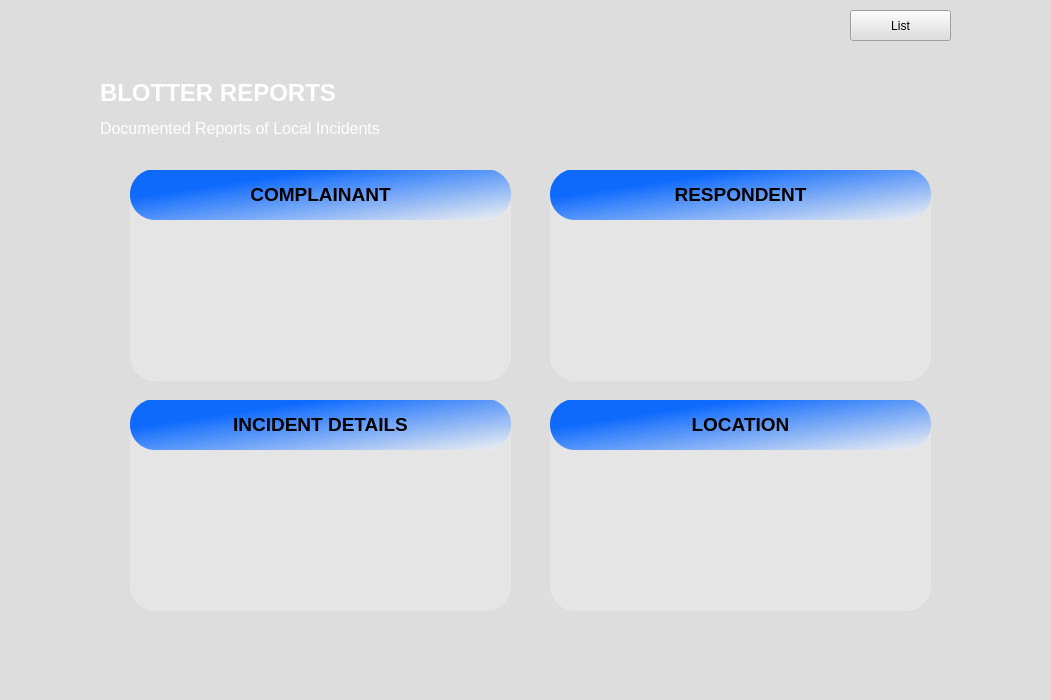
<?xml version="1.0" encoding="UTF-8"?>
<ui version="4.0">
 <class>BarangayDashboard</class>
 <widget class="QWidget" name="BarangayDashboard">
  <property name="geometry">
   <rect>
    <x>0</x>
    <y>0</y>
    <width>1051</width>
    <height>700</height>
   </rect>
  </property>
  <property name="windowTitle">
   <string>Barangay Admin Dashboard</string>
  </property>
  <property name="styleSheet">
   <string notr="true">background-color: rgb(255, 255, 255);
background-color: rgb(221, 221, 221);</string>
  </property>
  <widget class="QFrame" name="frame">
   <property name="geometry">
    <rect>
     <x>100</x>
     <y>60</y>
     <width>861</width>
     <height>571</height>
    </rect>
   </property>
   <property name="styleSheet">
    <string notr="true">border-radius: 25px;</string>
   </property>
   <property name="frameShape">
    <enum>QFrame::NoFrame</enum>
   </property>
   <widget class="QLabel" name="label_3">
    <property name="geometry">
     <rect>
      <x>0</x>
      <y>0</y>
      <width>861</width>
      <height>111</height>
     </rect>
    </property>
    <property name="styleSheet">
     <string notr="true">QLabel {
    background: qlineargradient(
        spread:pad,
        x1:0, y1:0,
        x2:0, y2:1,
        stop:0 #0d47a1,
        stop:1 #1976d2
    );
    border-radius: 0px;
}

QLabel {
    color: white;
    font-weight: bold;
}</string>
    </property>
    <property name="text">
     <string>&lt;html&gt;&lt;head/&gt;&lt;body&gt;&lt;p&gt;&lt;span style=&quot; font-size:18pt;&quot;&gt;BLOTTER REPORTS&lt;/span&gt;&lt;/p&gt;&lt;p&gt;&lt;span style=&quot; font-size:12pt; font-weight:400;&quot;&gt;Documented Reports of Local Incidents&lt;/span&gt;&lt;br/&gt;&lt;/p&gt;&lt;/body&gt;&lt;/html&gt;</string>
    </property>
   </widget>
   <widget class="QWidget" name="widget" native="true">
    <property name="geometry">
     <rect>
      <x>30</x>
      <y>110</y>
      <width>381</width>
      <height>211</height>
     </rect>
    </property>
    <property name="styleSheet">
     <string notr="true">background-color: rgb(229, 229, 229);</string>
    </property>
    <widget class="QLabel" name="label">
     <property name="geometry">
      <rect>
       <x>0</x>
       <y>-1</y>
       <width>381</width>
       <height>51</height>
      </rect>
     </property>
     <property name="styleSheet">
      <string notr="true">
QLabel{
	background-color: qlineargradient(spread:pad, x1:0.231, y1:0.310227, x2:1, y2:1, stop:0 rgba(0, 98, 255, 239), stop:1 rgba(240, 240, 240, 255));
}
</string>
     </property>
     <property name="text">
      <string>&lt;html&gt;&lt;head/&gt;&lt;body&gt;&lt;p align=&quot;center&quot;&gt;&lt;span style=&quot; font-size:14pt; font-weight:700;&quot;&gt;COMPLAINANT&lt;/span&gt;&lt;/p&gt;&lt;/body&gt;&lt;/html&gt;</string>
     </property>
    </widget>
   </widget>
   <widget class="QWidget" name="widget_2" native="true">
    <property name="geometry">
     <rect>
      <x>450</x>
      <y>110</y>
      <width>381</width>
      <height>211</height>
     </rect>
    </property>
    <property name="styleSheet">
     <string notr="true">background-color: rgb(229, 229, 229);</string>
    </property>
    <widget class="QLabel" name="label_5">
     <property name="geometry">
      <rect>
       <x>0</x>
       <y>-1</y>
       <width>381</width>
       <height>51</height>
      </rect>
     </property>
     <property name="styleSheet">
      <string notr="true">
QLabel{
	background-color: qlineargradient(spread:pad, x1:0.231, y1:0.310227, x2:1, y2:1, stop:0 rgba(0, 98, 255, 239), stop:1 rgba(240, 240, 240, 255));
}
</string>
     </property>
     <property name="text">
      <string>&lt;html&gt;&lt;head/&gt;&lt;body&gt;&lt;p align=&quot;center&quot;&gt;&lt;span style=&quot; font-size:14pt; font-weight:700;&quot;&gt;RESPONDENT&lt;/span&gt;&lt;/p&gt;&lt;/body&gt;&lt;/html&gt;</string>
     </property>
    </widget>
   </widget>
   <widget class="QWidget" name="widget_3" native="true">
    <property name="geometry">
     <rect>
      <x>30</x>
      <y>340</y>
      <width>381</width>
      <height>211</height>
     </rect>
    </property>
    <property name="styleSheet">
     <string notr="true">background-color: rgb(229, 229, 229);</string>
    </property>
    <widget class="QLabel" name="label_6">
     <property name="geometry">
      <rect>
       <x>0</x>
       <y>-1</y>
       <width>381</width>
       <height>51</height>
      </rect>
     </property>
     <property name="styleSheet">
      <string notr="true">
QLabel{
	background-color: qlineargradient(spread:pad, x1:0.231, y1:0.310227, x2:1, y2:1, stop:0 rgba(0, 98, 255, 239), stop:1 rgba(240, 240, 240, 255));
}
</string>
     </property>
     <property name="text">
      <string>&lt;html&gt;&lt;head/&gt;&lt;body&gt;&lt;p align=&quot;center&quot;&gt;&lt;span style=&quot; font-size:14pt; font-weight:700;&quot;&gt;INCIDENT DETAILS&lt;/span&gt;&lt;/p&gt;&lt;/body&gt;&lt;/html&gt;</string>
     </property>
    </widget>
   </widget>
   <widget class="QWidget" name="widget_4" native="true">
    <property name="geometry">
     <rect>
      <x>450</x>
      <y>340</y>
      <width>381</width>
      <height>211</height>
     </rect>
    </property>
    <property name="styleSheet">
     <string notr="true">background-color: rgb(229, 229, 229);</string>
    </property>
    <widget class="QLabel" name="label_7">
     <property name="geometry">
      <rect>
       <x>0</x>
       <y>-1</y>
       <width>381</width>
       <height>51</height>
      </rect>
     </property>
     <property name="styleSheet">
      <string notr="true">
QLabel{
	background-color: qlineargradient(spread:pad, x1:0.231, y1:0.310227, x2:1, y2:1, stop:0 rgba(0, 98, 255, 239), stop:1 rgba(240, 240, 240, 255));
}
</string>
     </property>
     <property name="text">
      <string>&lt;html&gt;&lt;head/&gt;&lt;body&gt;&lt;p align=&quot;center&quot;&gt;&lt;span style=&quot; font-size:14pt; font-weight:700;&quot;&gt;LOCATION&lt;/span&gt;&lt;/p&gt;&lt;/body&gt;&lt;/html&gt;</string>
     </property>
    </widget>
   </widget>
  </widget>
  <widget class="QLabel" name="label_2">
   <property name="geometry">
    <rect>
     <x>160</x>
     <y>90</y>
     <width>821</width>
     <height>561</height>
    </rect>
   </property>
   <property name="styleSheet">
    <string notr="true">


QLabel {
    background: qlineargradient(
        spread:pad,
        x1:0, y1:0,
        x2:0, y2:1,
        stop:0 rgba(0, 0, 0, 0),
        stop:0.4 rgba(0, 0, 0, 8),
        stop:1 rgba(0, 0, 0, 18)
    );
    border-radius: 25px;
}
</string>
   </property>
   <property name="text">
    <string/>
   </property>
  </widget>
  <widget class="QPushButton" name="pushButton">
   <property name="geometry">
    <rect>
     <x>850</x>
     <y>10</y>
     <width>101</width>
     <height>31</height>
    </rect>
   </property>
   <property name="text">
    <string>List</string>
   </property>
  </widget>
  <zorder>label_2</zorder>
  <zorder>frame</zorder>
  <zorder>pushButton</zorder>
 </widget>
 <resources/>
 <connections/>
</ui>
